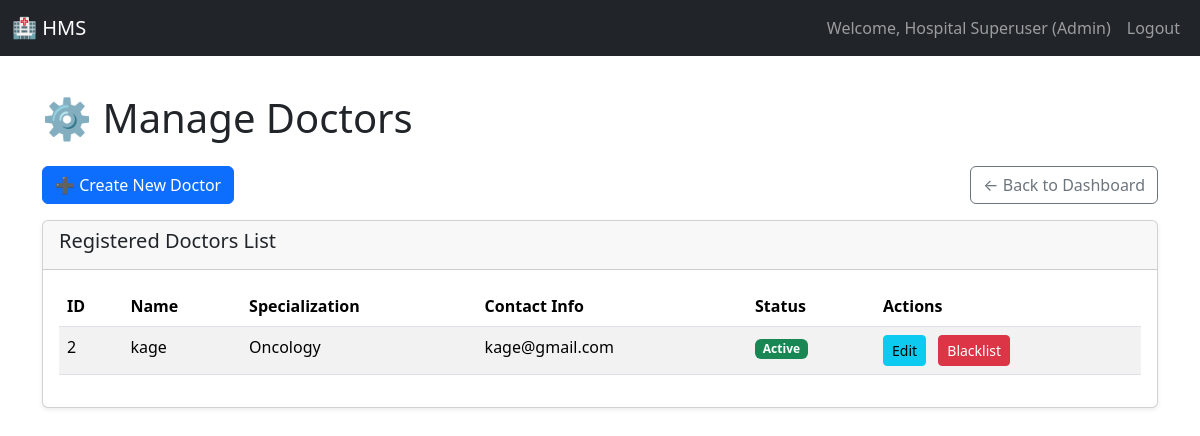
The page /admin/doctors (signed in) on the database as committed earlier.
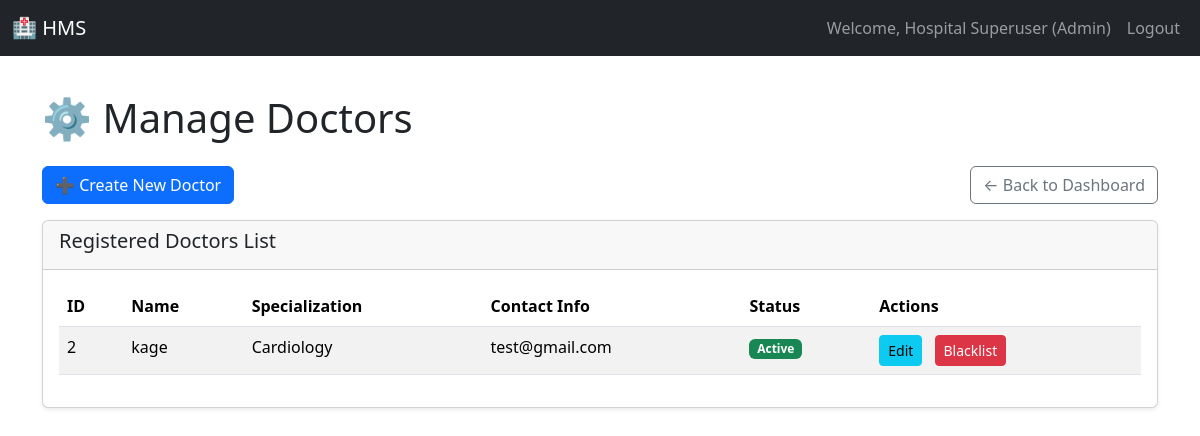
The same page on the database as committed later.
### models.py (models this page shows)
class Doctor(db.Model):
    __tablename__ = 'doctor'
    user_id = db.Column(db.Integer, db.ForeignKey('user.id'), primary_key=True)
    specialization_id = db.Column(db.Integer, db.ForeignKey('specialization.id'), nullable=False)
    appointments = db.relationship('Appointment', backref='doctor', lazy='dynamic')

class Specialization(db.Model):
    __tablename__ = 'specialization'
    id = db.Column(db.Integer, primary_key=True)
    name = db.Column(db.String(80), unique=True, nullable=False)
    description = db.Column(db.String(255))
    doctors = db.relationship('Doctor', backref='specialization', lazy='dynamic')

class User(UserMixin, db.Model):
    __tablename__ = 'user'
    id = db.Column(db.Integer, primary_key=True)
    username = db.Column(db.String(80), unique=True, nullable=False)
    password_hash = db.Column(db.String(128), nullable=False)
    role = db.Column(db.String(10), nullable=False)  # Admin, Doctor, Patient
    name = db.Column(db.String(100), nullable=False)
    contact_info = db.Column(db.String(100))
    is_active = db.Column(db.Boolean, default=True) # Used for blacklist/deactivation
    doctor_profile = db.relationship('Doctor', backref='user', uselist=False)
    patient_profile = db.relationship('Patient', backref='user', uselist=False)

### app.py (the view)
@app.route('/admin/doctors')
@role_required('Admin')
def manage_doctors():
    doctors = Doctor.query.join(User).all()
    return render_template('manage_doctors.html', doctors=doctors)

### app.py (called while the page is built)
@login_manager.user_loader
def load_user(user_id):
    return User.query.get(int(user_id))

def role_required(role):
    def wrapper(func):
        @login_required
        @functools.wraps(func)
        def decorated_view(*args, **kwargs):
            if current_user.role != role:
                flash('Access denied. You do not have the required permissions.', 'danger')
                return redirect(url_for('dashboard'))
            return func(*args, **kwargs)
        return decorated_view
    return wrapper

### templates/manage_doctors.html (shortened to what this page needs)
{% extends "base.html" %}
{% block content %}
<h1 class="mb-4">⚙️ Manage Doctors</h1>
<div class="d-flex justify-content-between align-items-center mb-3">
    <a href="{{ url_for('add_doctor') }}" class="btn btn-primary">➕ Create New Doctor</a>
    <a href="{{ url_for('admin_dashboard') }}" class="btn btn-outline-secondary">← Back to Dashboard</a>
</div>
<div class="card shadow-sm">
    <div class="card-header">
        <h5>Registered Doctors List</h5>
    </div>
    <div class="card-body">
        <table class="table table-hover table-striped">
            <thead>
                <tr>
                    <th>ID</th>
                    <th>Name</th>
                    <th>Specialization</th>
                    <th>Contact Info</th>
                    <th>Status</th>
                    <th>Actions</th>
                </tr>
            </thead>
            <tbody>
                {% for doctor in doctors %}
                <tr>
                    <td>{{ doctor.user_id }}</td>
                    <td>{{ doctor.user.name }}</td>
                    <td>{{ doctor.specialization.name }}</td>
                    <td>{{ doctor.user.contact_info or 'N/A' }}</td>
                    <td>
                        {% if doctor.user.is_active %}
                            <span class="badge bg-success">Active</span>
                        {% else %}
                            <span class="badge bg-danger">Blacklisted</span>
                        {% endif %}
                    </td>
                    <td>
                        <a href="{{ url_for('edit_doctor', user_id=doctor.user_id) }}" class="btn btn-sm btn-info me-2">Edit</a>
                        <form method="POST" action="{{ url_for('toggle_blacklist', user_id=doctor.user_id) }}" style="display:inline;">
                            {% if doctor.user.is_active %}
                                <button type="submit" class="btn btn-sm btn-danger" onclick="return confirm('Are you sure you want to blacklist this doctor?');">Blacklist</button>
                            {% else %}
                                <button type="submit" class="btn btn-sm btn-success" onclick="return confirm('Are you sure you want to reactivate this doctor?');">Activate</button>
                            {% endif %}
                        </form>
                    </td>
                </tr>
                {% else %}
                <tr>
                    <td colspan="6" class="text-center text-muted">No doctors have been registered yet.</td>
                </tr>
                {% endfor %}
            </tbody>
        </table>
    </div>
</div>
{% endblock %}

Rows that differ between the two databases and show on the page:
changed Doctor "kage": specialization.name "Oncology" → "Cardiology"; user "kage@gmail.com" → "test@gmail.com"
